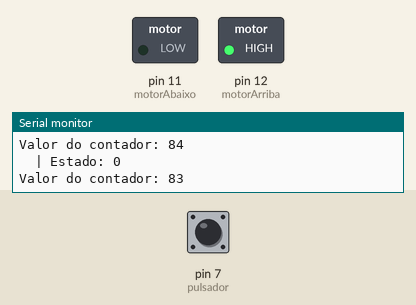
This sketch was run on a simulated Arduino Uno, built with avr-gcc and run on an emulated ATmega328P. Parts: switched loads named in the sketch (green lamp = pin HIGH), the last lines printed to the serial monitor. The inputs (shaded band) are chosen by the test bench; at power-on: pin 7 (pulsador) LOW.

Above: at 1.2 s.
1.3 s: pin 7 (pulsador) pulled HIGH for 0.15 s
At 2.6 s:
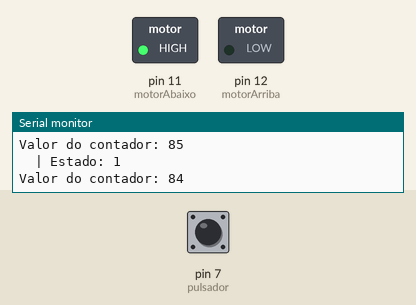
2.9 s: pin 7 (pulsador) pulled HIGH for 1 s
At 11.18 s:
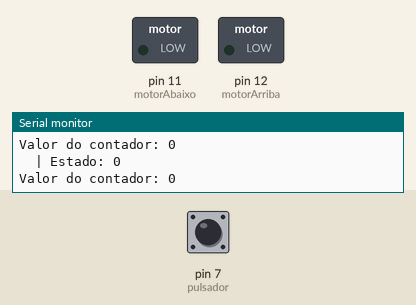
Timing chart, 0 to 11.4 s (numbered marks = the images above; inputs shaded):
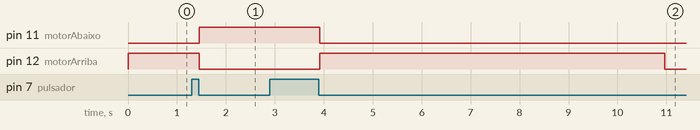

The sketch:

xanelacoche.ino
```cpp
/*
Programa para simular unha ventá dun coche, de maneira
simplificada. O pulsador acciona o motor de subida ó ser premido. Unha
segunda pulsación acciona o motor de baixada. O percorrido do
motor dura 7 segundos. Mentras os motores están accionados deben
responder ó accionamento do pulsador (responsive).

Entradas: Pulsador (dixital)
Saida: Relé (2x dixital)

Autor: Jéssica Suárez Parada
Data:06/02/2023
*/

#define motorArriba 12
#define motorAbaixo 11
#define pulsador 7

bool estado = 0;
int contador = 100; //Contador co numero de impulsos do motor

void setup(){
  pinMode(motorArriba, OUTPUT);
  pinMode(motorAbaixo,OUTPUT);
  pinMode(pulsador,INPUT);

  Serial.begin(9600);  //Velocidade de sincronismo das comunicacións
}

void loop() {
  //Lectura pulsador
  if(digitalRead(pulsador)) {
    estado = !estado;
    contador = 100;
    while(digitalRead(pulsador)) {
      delay(20);
    }
  }
  //Fin da lectura do pulsador

  Serial.print("Valor do contador: ");
  Serial.println(contador);
  Serial.print("  | Estado: ");
  Serial.println(estado);

  //Accionamento dos motores
  if(contador > 0){         //Conta o número de impulsos do motor
    if(estado == 0){
    digitalWrite(motorArriba, HIGH);
    digitalWrite(motorAbaixo, LOW);
    delay(70);
    contador--;
  }
  else{
    digitalWrite(motorArriba, LOW);
    digitalWrite(motorAbaixo, HIGH);
    delay(70);
    contador--;
  }
 }
  else{         //Se o motor non está accionado, espera 100 msg.
  }
     //Fin do accionamento de ambos motores
    //delay(80);
    if(contador == 0) {  //O contador está a 0 e apangase os motores
    digitalWrite(motorArriba, LOW);
    digitalWrite(motorAbaixo, LOW);
    delay(100);
  }
}
```

Measured:
- after the input at 1.3 s, pin 11 (motorAbaixo): LOW → HIGH after 0.16 s; pin 12 (motorArriba): HIGH → LOW after 0.16 s
- after the input at 2.9 s, pin 11 (motorAbaixo): HIGH → LOW after 1.0 s instead of 5.6 s; pin 12 (motorArriba): LOW → HIGH after 1.0 s, → LOW 7.0 s later
